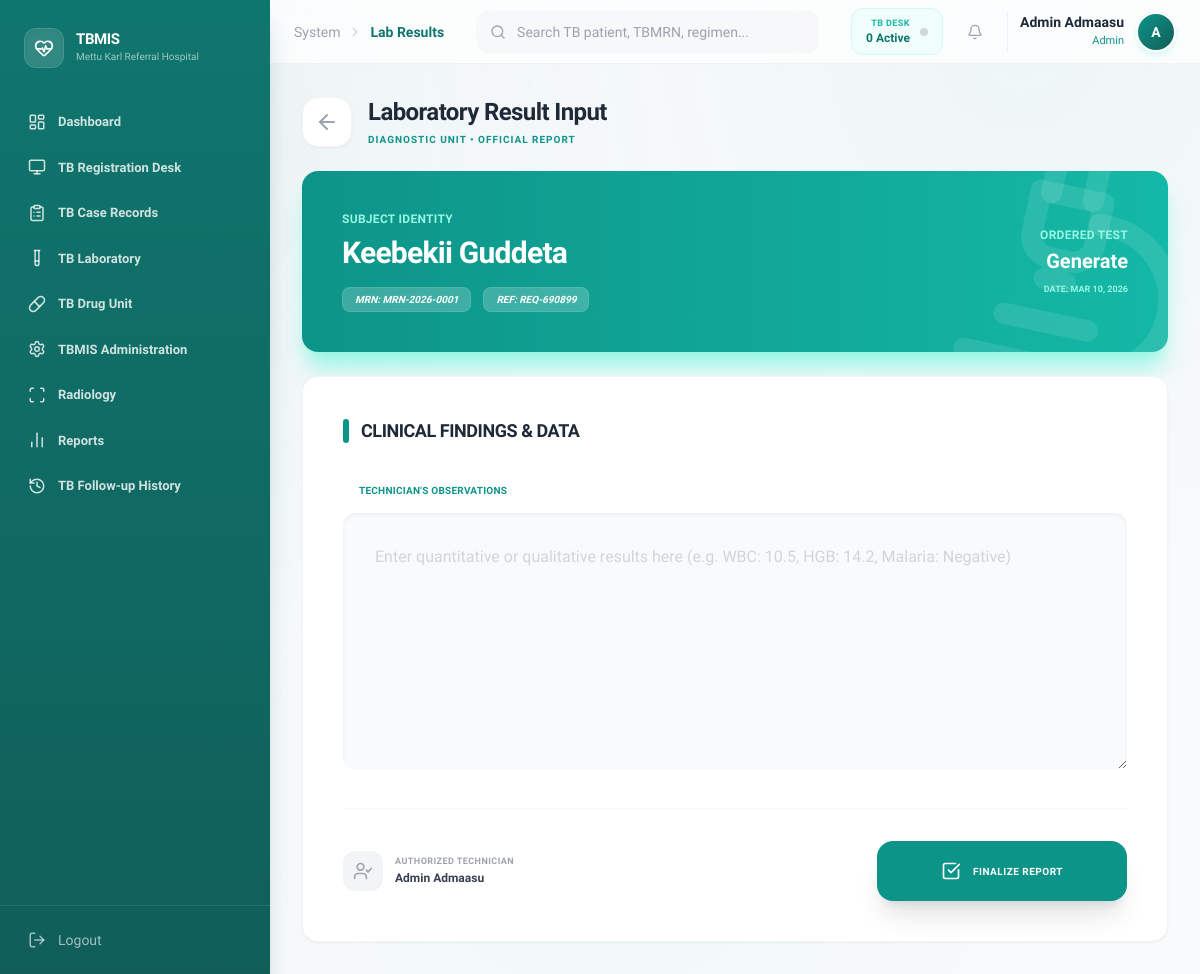
/index.php?page=lab-results&req_id=REQ-690899 (signed in), run on the app's committed database.
### tables this page shows
CREATE TABLE `lab_requests` (
  `request_id` varchar(20) NOT NULL,
  `visit_id` varchar(20) DEFAULT NULL,
  `doctor_id` varchar(20) DEFAULT NULL,
  `test_type` varchar(100) NOT NULL,
  `request_date` date NOT NULL,
  `status` varchar(20) DEFAULT 'pending',
  `created_at` timestamp NOT NULL DEFAULT current_timestamp(),
  `priority` enum('normal','STAT') DEFAULT 'normal',
  `patient_notified` tinyint(1) DEFAULT 0,
  `results_viewed` tinyint(1) DEFAULT 0,
  `updated_at` timestamp NOT NULL DEFAULT current_timestamp() ON UPDATE current_timestamp(),
  `assigned_tech_id` varchar(20) DEFAULT NULL,
  `tb_test_category` varchar(50) DEFAULT NULL,
  `specimen_type` varchar(50) DEFAULT NULL
);

CREATE TABLE `patients` (
  `patient_id` varchar(20) NOT NULL,
  `medical_record_number` varchar(30) NOT NULL,
  `full_name` varchar(100) NOT NULL,
  `age` int(11) NOT NULL,
  `gender` varchar(10) NOT NULL,
  `address` varchar(255) DEFAULT NULL,
  `contact_details` varchar(100) DEFAULT NULL,
  `registered_date` date NOT NULL,
  `created_at` timestamp NOT NULL DEFAULT current_timestamp()
);

### includes/classes/lab.php (called while the page is built, shortened)
<?php
class Lab
{
    private $conn;
    private $requestTable = "lab_requests";
    public function __construct($db)
    {
        $this->conn = $db;
    }
    public function getRequestDetails($request_id)
    {
        $query = "SELECT r.*, p.full_name as patient_name, p.medical_record_number
                  FROM " . $this->requestTable . " r
                  JOIN medical_visits v ON r.visit_id = v.visit_id
                  JOIN patients p ON v.patient_id = p.patient_id
                  WHERE r.request_id = :rid LIMIT 1";
        $stmt = $this->conn->prepare($query);
        $stmt->bindParam(':rid', $request_id);
        $stmt->execute();
        return $stmt->fetch(PDO::FETCH_ASSOC);
    }
}

### modules/Laboratory/results.php (the view, shortened to what this page needs)
<?php
$labObj = new Lab($db);
$req_id = $_GET['req_id'] ?? "";
$details = $labObj->getRequestDetails($req_id);
?>
<div class="max-w-4xl mx-auto space-y-6">
<div class="flex items-center gap-4">
<a href="index.php?page=laboratory"
class="p-3 bg-white border border-gray-100 rounded-2xl text-gray-400 hover:text-teal-600 shadow-sm transition-all">
<i data-lucide="arrow-left"></i>
</a>
<div>
<h1 class="text-2xl font-bold text-gray-800 tracking-tight">
Laboratory Result Input
</h1>
<p class="text-[10px] text-teal-600 font-bold uppercase tracking-widest mt-1">
Diagnostic Unit • Official Report
</p>
</div>
</div>
    <div
        class="bg-gradient-to-r from-teal-600 to-teal-500 rounded-2xl p-10 text-white shadow-xl shadow-teal-200 relative overflow-hidden">
        <i data-lucide="microscope" class="absolute -right-10 -bottom-10 w-64 h-64 text-white/10 rotate-12"></i>
        <div class="relative z-10 flex flex-col md:flex-row justify-between items-start md:items-center gap-6">
            <div>
                <p class="text-teal-200 text-xs font-semibold uppercase tracking-wide mb-2">
                    Subject Identity
                </p>
                <h2 class="text-3xl font-bold tracking-tight mb-1">
                    <?php echo $details['patient_name']; ?>
                </h2>
                <div class="flex items-center gap-3 mt-4">
                    <span
                        class="px-3 py-1 bg-white/20 rounded-lg text-[10px] font-semibold uppercase border border-white/10 italic">
                        MRN: <?php echo $details['medical_record_number']; ?>
                    </span>
                    <span
                        class="px-3 py-1 bg-white/20 rounded-lg text-[10px] font-semibold uppercase border border-white/10 italic">
                        REF: <?php echo $details['request_id']; ?>
                    </span>
                </div>
            </div>
            <div class="text-right">
                <p class="text-teal-200 text-xs font-semibold uppercase tracking-wide mb-1">
                    Ordered Test
                </p>
                <p class="text-xl font-bold text-white">
                    <?php echo $details['test_type']; ?>
                </p>
                <p class="text-[9px] font-bold text-teal-200 uppercase mt-2">
                    Date: <?php echo date("M d, Y", strtotime($details['request_date'])); ?>
                </p>
            </div>
        </div>
    </div>
    <div class="bg-white rounded-2xl p-10 border border-gray-100 shadow-sm relative">
        <div class="flex items-center gap-3 mb-8">
            <div class="w-1.5 h-6 bg-teal-600 rounded-full"></div>
            <h3 class="text-lg font-bold text-gray-800 uppercase tracking-tight">
                Clinical Findings & Data
            </h3>
        </div>
        <form method="POST" class="space-y-8">
            <div class="space-y-3">
                <label class="text-[10px] font-semibold text-teal-600 uppercase tracking-wide ml-4">
                    Technician's Observations
                </label>
                <textarea name="result_details" rows="8" required
                    class="w-full bg-gray-50 border-none rounded-xl px-8 py-8 focus:ring-2 focus:ring-teal-500 outline-none transition-all font-medium text-gray-700 placeholder:text-gray-300 shadow-inner"
                    placeholder="Enter quantitative or qualitative results here (e.g. WBC: 10.5, HGB: 14.2, Malaria: Negative)">
</textarea>
            </div>
            <div class="flex flex-col md:flex-row items-center justify-between pt-8 border-t border-gray-50 gap-6">
                <div class="flex items-center gap-3">
                    <div class="w-10 h-10 bg-gray-100 rounded-xl flex items-center justify-center text-gray-400">
                        <i data-lucide="user-check" class="w-5 h-5"></i>
                    </div>
                    <div>
                        <p class="text-[9px] font-semibold text-gray-400 uppercase tracking-wider leading-none">
                            Authorized Technician
                        </p>
                        <p class="text-xs font-bold text-gray-700 mt-1">
                            <?php echo $_SESSION['full_name']; ?>
                        </p>
                    </div>
                </div>
                <button type="submit" name="finalize_result"
                    class="w-full md:w-auto px-16 py-5 bg-teal-600 text-white rounded-2xl font-semibold text-[10px] uppercase tracking-wider shadow-xl hover:bg-teal-700 transition-all transform active:scale-95 flex items-center justify-center gap-3">
                    <i data-lucide="check-square" class="w-5 h-5"></i>
                    Finalize Report
                </button>
            </div>
        </form>
    </div>
</div>

### index.php (style rules this page uses)
body { font-family: 'Sora', sans-serif; background: #F8FAFC; }
body::before { content: ''; position: fixed; top: 0; left: 0; right: 0; bottom: 0; background: radial-gradient(circle at 10% 15%, rgba(15, 118, 110, 0.06), transparent 40%), radial-gradient(circle at 85% 5%, rgba(13, 148, 136, 0.04), transparent 40%), radial-gradient(circle at 50% 80%, rgba(16, 185, 129, 0.03), transparent 50%); pointer-events: none; z-index: 0; }
*, *::before, *::after { transition-property: color, background-color, border-color, box-shadow, transform, opacity; transition-timing-function: cubic-bezier(0.4, 0, 0.2, 1); }

### data on the page
lab_requests: patients.full_name "Keebekii Guddeta", patients.medical_record_number "MRN-2026-0001", request_id "REQ-690899", test_type "Generate", request_date "MAR 10, 2026"

### other printed values
$item['label'] "Dashboard"
$item['label'] "TB Registration Desk"
$item['label'] "TB Case Records"
$item['label'] "TB Laboratory"
$item['label'] "TB Drug Unit"
$item['label'] "TBMIS Administration"
$item['label'] "Radiology"
$item['label'] "Reports"
$item['label'] "TB Follow-up History"
str_replace('-', ' ', $page) "Lab Results"
$myLoad "0"
$_SESSION['full_name'] "Admin Admaasu"
$_SESSION['role'] "Admin"
substr($_SESSION['full_name'], 0, 1) "A"
